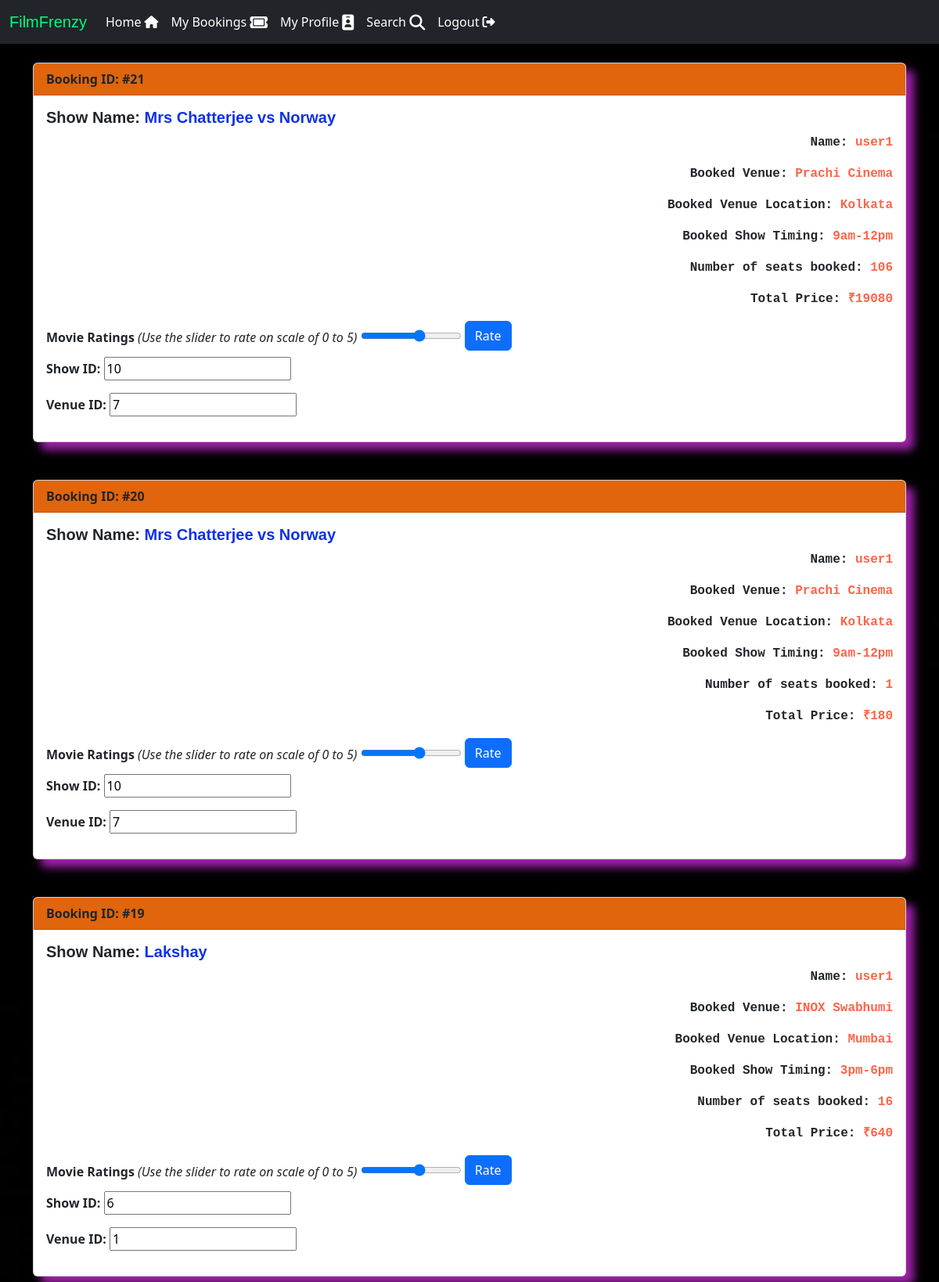
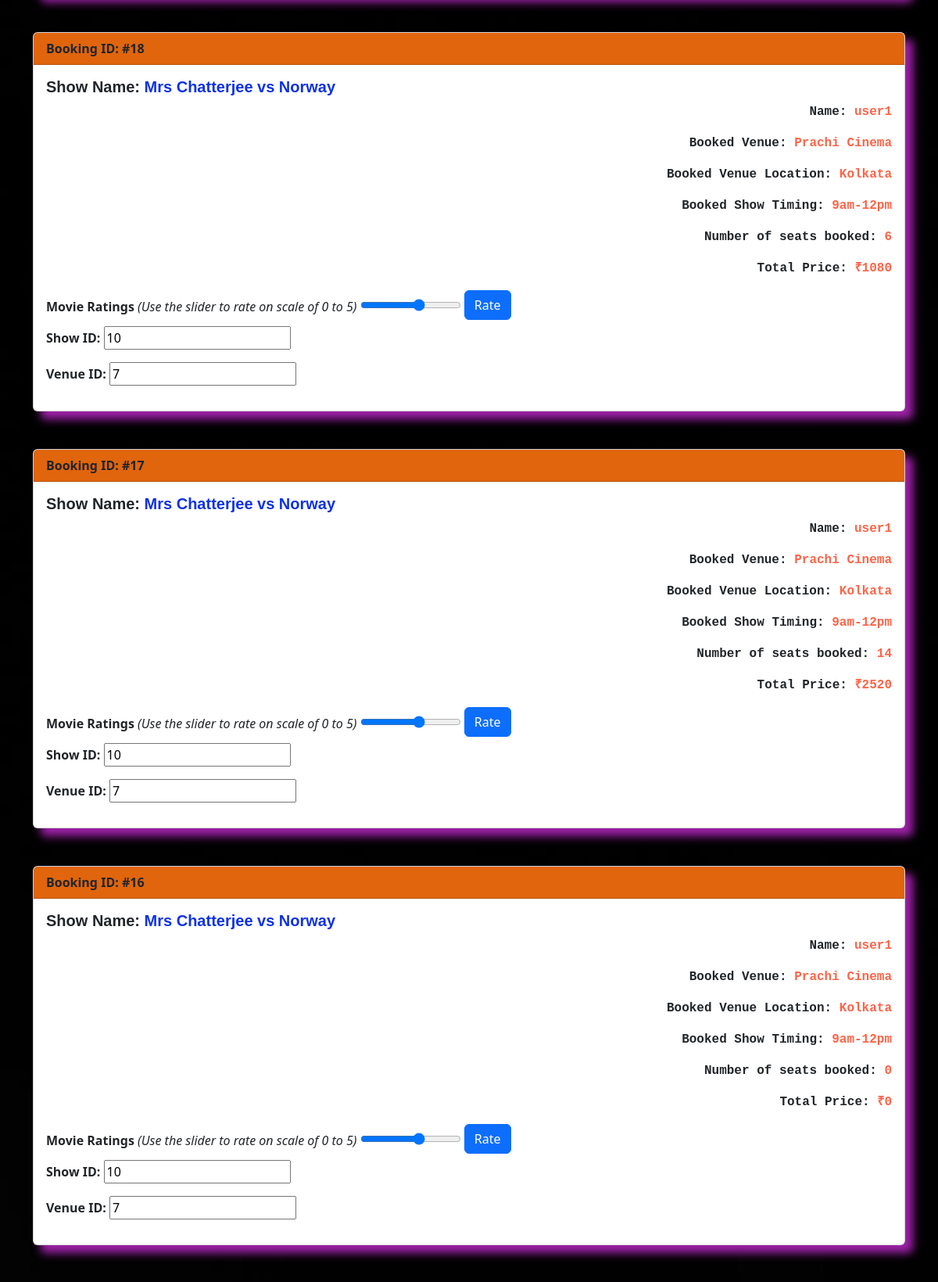
The app's page /2/bookings (signed in, upper part) with its own data (2 pictures, top to bottom).
### models.py (models this page shows, shortened)
class Booking(db.Model):
    id = db.Column(db.Integer, primary_key=True)
    user_id = db.Column(db.Integer, db.ForeignKey('user.id'), nullable=False)
    venue_id = db.Column(db.Integer, db.ForeignKey('venue.id'), nullable=False)
    show_id = db.Column(db.Integer, db.ForeignKey('show.id'), nullable=False)
    seats_book = db.Column(db.Integer)
    total_price = db.Column(db.Integer)

class Show(db.Model):
    id = db.Column(db.Integer, primary_key=True)
    name = db.Column(db.String(100), nullable=False)
    avg_rating = db.Column(db.Float)
    tags = db.Column(db.String(100))
    price = db.Column(db.Integer, nullable=False)
    show_timing = db.Column(db.String(20), nullable=False)
    venue_id = db.Column(db.Integer, db.ForeignKey('venue.id'),
                         nullable=False)  # pass venue obj here to gain access to all fields (wherever there is foreign key links)
    show_capacity = db.Column(db.Integer, nullable=False)
    simg = db.Column(db.String(2000))
    booking = db.relationship("Booking", backref="show",
                              cascade="all, delete")  # this will return a list of booking object for a given show
    ratings = db.relationship("Usr", backref="show", cascade="all, delete")

class User(db.Model, UserMixin):
    id = db.Column(db.Integer, primary_key=True)
    name = db.Column(db.String(100), nullable=False)
    username = db.Column(db.String(100), nullable=False, unique=True)
    userpassword = db.Column(db.String(200), nullable=False)
    admin = db.Column(db.Boolean, nullable=False, default=0)
    booking = db.relationship("Booking", backref="user", cascade="all, delete")
    rating = db.relationship("Usr", backref="user", cascade="all, delete")

class Venue(db.Model):
    id = db.Column(db.Integer, primary_key=True)
    name = db.Column(db.String(100), nullable=False)
    location = db.Column(db.String(100), nullable=False)
    capacity = db.Column(db.Integer)
    vimg = db.Column(db.String(2000))
    shows = db.relationship("Show", backref="venue", cascade="all, delete")
    booking = db.relationship("Booking", backref="venue", cascade="all, delete")

### views.py (the view, shortened to what this page needs)
@views.route("/<int:user_id>/bookings", methods=['GET', 'POST'])
@login_required  # admin and user
def user_bookings(user_id):
    user = User.query.get(user_id)
    user_booking = user.booking  # returns a list of booking objects under given user id (concept of backref)
    user_booking.sort(key=book_id, reverse=True)
    return render_template("user_bookings.html", admin=current_user, user=current_user, id=current_user.id,
                           ub=user_booking, x=None)

### app.py (called while the page is built)
@login_manager.user_loader
def load_user(id):
    return User.query.get(int(id))

### views.py (called while the page is built)
def book_id(booking):
    return booking.id

### templates/user_bookings.html (shortened to what this page needs)
{% extends "base1.html" %}
{% block content %}
{% if ub==[] %}
<h1 class="display-4" style="color:azure">No Bookings yet.....</h1>
{% else %}
    {% for b in ub %}
        <div class="card">
            <div class="card-header">
            <strong>Booking ID: #{{b.id}}</strong>
            </div>
            <div class="card-body" style="width: auto;">
            <h5 class="card-title"><b>Show Name: <span style="color:rgb(13, 49, 232)">{{b.show.name}}</span></b></h5>
            <p class="card-text" align="right"><b>Name: <span style="color: tomato;">{{b.user.name}}</span></b></p>
            <p class="card-text" align="right"><b>Booked Venue: <span style="color: tomato;">{{b.venue.name}}</span></b></p>
            <p class="card-text" align="right"><b>Booked Venue Location: <span style="color: tomato;">{{b.venue.location}}</span></b></p>
            <p class="card-text" align="right"><b>Booked Show Timing: <span style="color: tomato;">{{b.show.show_timing}}</span></b></p>
            <p class="card-text" align="right"><b>Number of seats booked: <span style="color: tomato;">{{b.seats_book}}</span></b></p>
            <p class="card-text" align="right"><b>Total Price: <span style="color: tomato;">₹{{b.total_price}}</span></b></p>
            <form method="POST">
            <label><b>Movie Ratings</b> <i>(Use the slider to rate on scale of 0 to 5)</i> </label>
            <input type="range" name="rate" id="rate" min="0" max="5">
            <button type="submit" class="btn btn-primary mb-2">Rate</button>
            <p><label for="show_id"><b>Show ID:</b> </label>
                <input type="number" id="show_id" name="show_id" value="{{b.show.id}}" readonly></p>
                <p><label for="venue_id"><b>Venue ID:</b> </label>
                    <input type="number" id="venue_id" name="venue_id" value="{{b.venue.id}}" readonly></p>
            </form>
            </div>
        </div>
        <br>
        <br>
    {% endfor %}
{% endif %}
{% endblock%}

### templates/base1.html (shortened to what this page needs)
<!DOCTYPE html>
<html lang="en">
  <head>
    <link href="https://cdn.jsdelivr.net/npm/bootstrap@5.3.0-alpha1/dist/css/bootstrap.min.css" rel="stylesheet">
    <link rel="stylesheet" href="https://cdnjs.cloudflare.com/ajax/libs/font-awesome/6.3.0/css/all.min.css" />
  </head>
  <body>
    <nav class="navbar navbar-expand-lg navbar-dark bg-dark">
        <div class="container-fluid">
          <a class="navbar-brand" href="{{ url_for("views.home") }}"><span style="font-family:'Franklin Gothic Medium', 'Arial Narrow', Arial, sans-serif; color:springgreen">FilmFrenzy</span></a>
          <div class="collapse navbar-collapse" id="navbarSupportedContent">
            <ul class="navbar-nav me-auto mb-2 mb-lg-0">
              <li class="nav-item">
                {% if user.is_authenticated and user.admin %}
                  <li class="nav-item">
                    <a class="nav-link active" aria-current="page" href="{{url_for("views.admin_dashboard",id=current_user.id)}}">Home <i class="fa-solid fa-house"></i></a>
                    <li class="nav-item">
                      <a class="nav-link active" href="{{url_for("views.add_venue")}}">Add Venue <i class="fa-solid fa-circle-plus"></i></a>
                      <li class="nav-item">
                        <a class="nav-link active" href="/analysis">Analytics <i class="fa-solid fa-circle-plus"></i></a>
                  <li class="nav-item">
                    <a class="nav-link active" aria-current="page" href="/logout">Logout <i class="fa-solid fa-right-from-bracket"></i></a>
                    </li>
                  </li>
                {% elif user.is_authenticated  %}
                  <li class="nav-item">
                    <a class="nav-link active" aria-current="page" href="{{url_for("views.user_dashboard",id=current_user.id)}}">Home <i class="fa-solid fa-house"></i></a>
                    <li class="nav-item">
                      <a class="nav-link active" aria-current="page" href="/{{user.id}}/bookings">My Bookings  <i class="fa-solid fa-ticket fa-lg"></i></a>
                    </li>
                    <li class="nav-item">
                      <a class="nav-link active" aria-current="page" href="/{{user.id}}/myprofile">My Profile  <i class="fa-solid fa-id-badge fa-lg"></i></a>
                    </li>
                    <li class="nav-item">
                      <a class="nav-link active" aria-current="page" href="/search">Search  <i class="fa-solid fa-magnifying-glass fa-lg"></i></a>
                    </li>
                  <li class="nav-item">
                    <a class="nav-link active" aria-current="page" href="/logout">Logout  <i class="fa-solid fa-right-from-bracket"></i></a>
                  </li>
                  </li>
                  {% endif %}
                </ul>
          </div>
        </div>
      </nav>
    <div class="container fluid">{% block content %} {% endblock %}</div>
  </body>
</html>

### templates/user_bookings.html (style rules this page uses)
body { background-image: url("/static/img14.jpg"); background-size: cover; }
.card { box-shadow: 10px 10px 12px rgba(193, 41, 206, 0.831); }
.card-text { font-family: 'Courier New', Courier, monospace; }
.card-title { font-family:'Gill Sans', 'Gill Sans MT', Calibri, 'Trebuchet MS', sans-serif }
.card-header { background-color: rgb(224, 101, 13); }

### records on screen
Booking: id "21", show.name "Mrs Chatterjee vs Norway", user.name "user1", venue.name "Prachi Cinema", venue.location "Kolkata", show.show_timing "9am-12pm", seats_book "106", total_price "19080", show_id "10", venue_id "7"
Booking: id "20", show.name "Mrs Chatterjee vs Norway", user.name "user1", venue.name "Prachi Cinema", venue.location "Kolkata", show.show_timing "9am-12pm", seats_book "1", total_price "180", show_id "10", venue_id "7"
Booking: id "19", show.name "Lakshay", user.name "user1", venue.name "INOX Swabhumi", venue.location "Mumbai", show.show_timing "3pm-6pm", seats_book "16", total_price "640", show_id "6", venue_id "1"
Booking: id "18", show.name "Mrs Chatterjee vs Norway", user.name "user1", venue.name "Prachi Cinema", venue.location "Kolkata", show.show_timing "9am-12pm", seats_book "6", total_price "1080", show_id "10", venue_id "7"
Booking: id "17", show.name "Mrs Chatterjee vs Norway", user.name "user1", venue.name "Prachi Cinema", venue.location "Kolkata", show.show_timing "9am-12pm", seats_book "14", total_price "2520", show_id "10", venue_id "7"
Booking: id "16", show.name "Mrs Chatterjee vs Norway", user.name "user1", venue.name "Prachi Cinema", venue.location "Kolkata", show.show_timing "9am-12pm", seats_book "0", total_price "0", show_id "10", venue_id "7"
